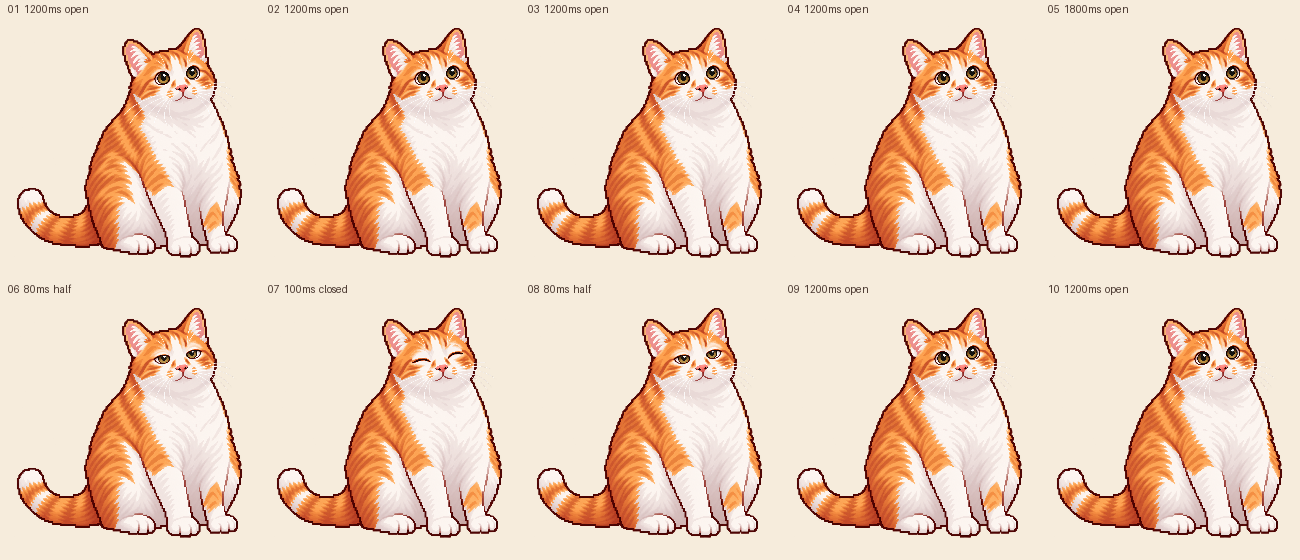
#> input picture art/cat-01/animation-v4/idle-contact-sheet.png, 1300 x 560 px, given in place of cat_01_prototype_v4.png, which was not available
$ python build_frames.py
#> lines starting #> are read from the running program, lines starting #| are printed output that depends on the picture; pictures that were not available may be replaced by others from this repository, and a replacement may not be noted
"""Assemble generated eye key poses and tiny deterministic game breathing phases.

No per-frame generative repainting: eyes are localized from ImageGen key poses;
breathing samples the approved art at integer coordinates, without smoothing.
"""
from pathlib import Path
import json
import shutil
import zipfile
import numpy as np
from PIL import Image, ImageDraw, ImageChops

HERE = Path(__file__).resolve().parent
ROOT = HERE.parents[2]
DEST = ROOT / 'public/cat_01'
KEYS = HERE / 'keyposes'
KEYS.mkdir(parents=True, exist_ok=True)
GEN = Path(r'C:/Users/28262/.codex/generated_images/01a15783-9213-7bc1-88dd-bcb81cdfc954')
SOURCES = {
    'half': 'exec-cf1be0d0-ee60-4419-af69-7dbfd5977856.png',
    'closed': 'exec-addfb13d-9527-48b9-931a-fa427087e7eb.png',
    'sleep': 'exec-2b111b7b-2366-4e98-8c96-9d4092255d6c.png',
}
SIZE = 1254
ANCHOR = [627, 1200]
for name, filename in SOURCES.items():
    if not (KEYS / f'{name}.png').exists():
        shutil.copyfile(GEN / filename, KEYS / f'{name}.png')

def read(path):
    image = Image.open(path).convert('RGBA')
    if image.size != (SIZE, SIZE):
        image = image.resize((SIZE, SIZE), Image.Resampling.NEAREST)
#> image: PIL image 1254x1254 RGBA
    return image

original = read(ROOT / 'public/cat/cat_01_prototype_v4.png')
eye_mask = Image.new('L', original.size)
#> eye_mask: PIL image 1254x1254 L; every value is 0
draw = ImageDraw.Draw(eye_mask)
draw.polygon([(735,300),(758,277),(799,276),(826,292),(843,320),(836,350),(809,363),(769,361),(740,339)], fill=255)
draw.polygon([(901,271),(923,248),(960,247),(986,266),(995,298),(980,324),(946,334),(914,321),(901,297)], fill=255)
poses = {'open': original}
for eye in ['half', 'closed']:
    result = original.copy()
    result.paste(read(KEYS / f'{eye}.png'), (0, 0), eye_mask)
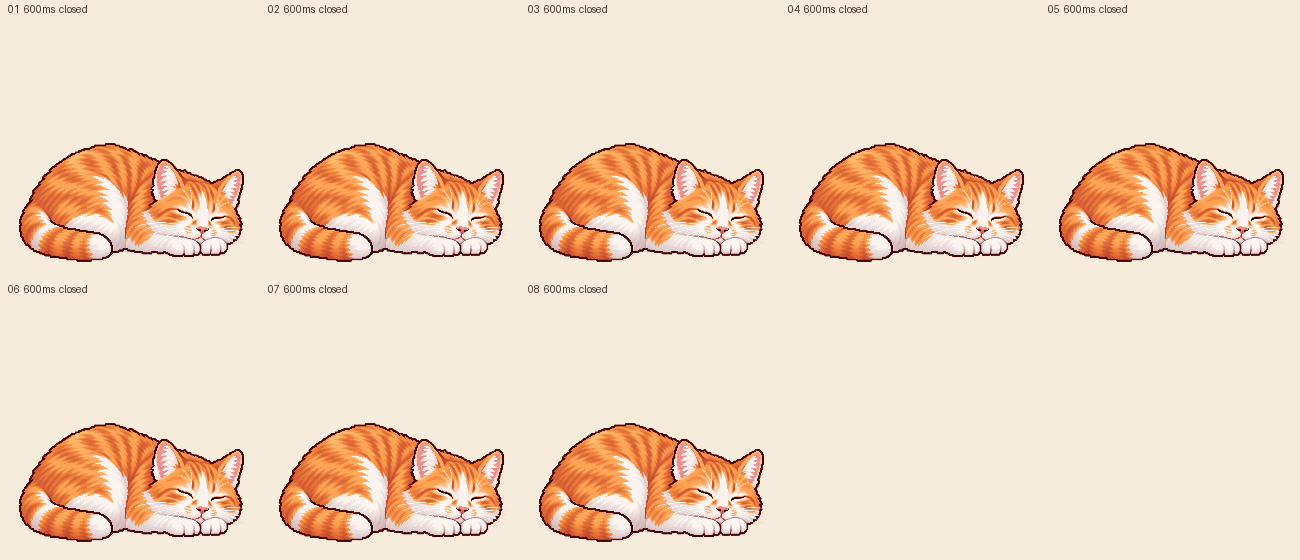
#> input picture art/cat-01/animation-v4/sleep_loop-contact-sheet.png, 1300 x 560 px, given in place of half.png, which was not available
#> in read (call 2), `image = image.resize((SIZE, SIZE), Image.Resampling.NEAREST)`:
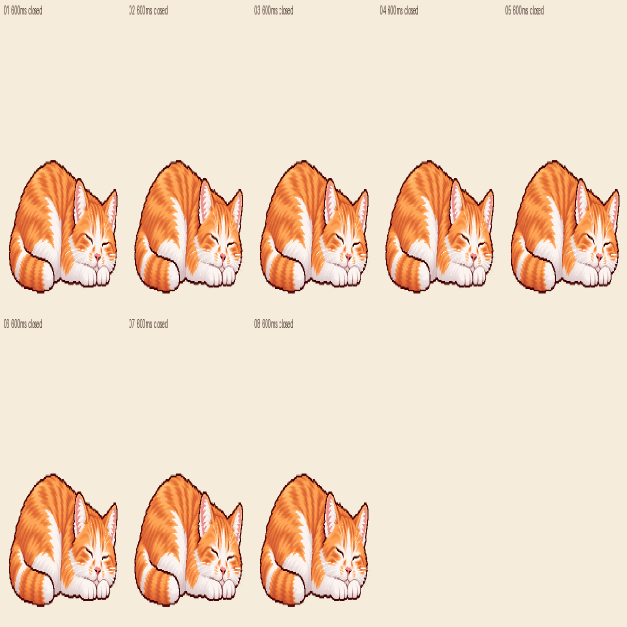
#> image: PIL image 1254x1254 RGBA (shown at 1/2 size); mean R, G, B, A 241.1, 217.8, 196.7, 255
    poses[eye] = result

def contact(image):
    # Front paws only, avoiding curled tail and rear foot.
    alpha = image.getchannel('A').crop((780, 850, 1140, SIZE))
#> alpha: PIL image 360x404 L; every value is 255
    box = alpha.point(lambda v: 255 if v >= 16 else 0).getbbox()
#> box = (0, 0, 360, 404)
    return 850 + box[3] - 1

def align(image, offset):
    result = Image.new('RGBA', image.size, (0, 0, 0, 0))
    result.paste(image, (0, offset))
    return result

idle_offset = ANCHOR[1] - contact(original)
#> idle_offset = -53
sleep_source = read(KEYS / 'sleep.png')
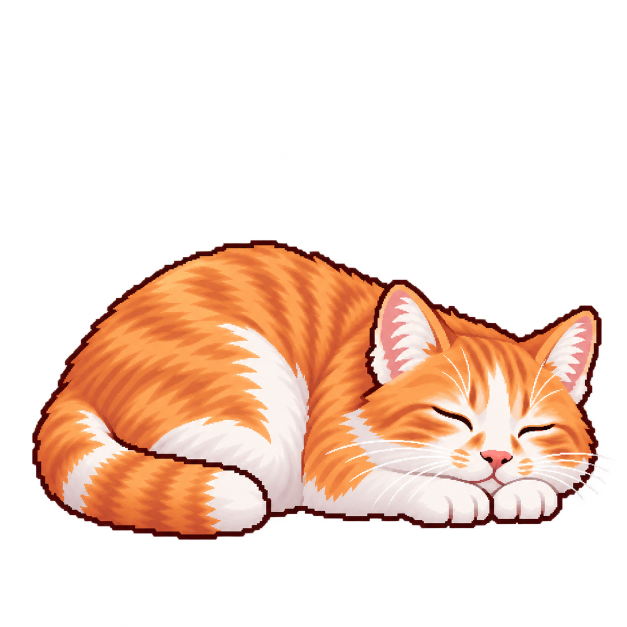
#> input picture art/cat-01/animation-v4/keyposes/sleep.png, 1254 x 1254 px (shown at 1/2 size)
#> in read, image is the input picture: PIL image 1254x1254 RGBA; mean R, G, B, A 74.5, 50.8, 37.8, 82.6
sleep_offset = ANCHOR[1] - contact(sleep_source)
#> in contact (call 2), `alpha = image.getchannel('A').crop((780, 850, 1140, SIZE))`:
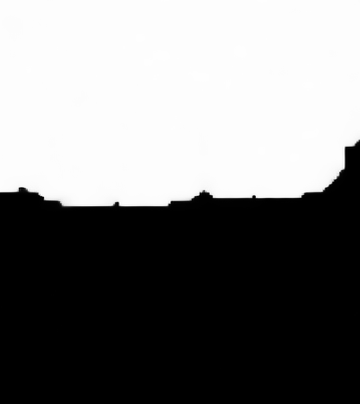
#> alpha: PIL image 360x404 L; min 0, max 255, mean 122.7
#> in contact (call 2), `box = alpha.point(lambda v: 255 if v >= 16 else 0).getbbox()`: box = (0, 0, 360, 208)
#> sleep_offset = 143
poses = {name: align(image, idle_offset) for name, image in poses.items()}
#> in align, `result = Image.new('RGBA', image.size, (0, 0, 0, 0))`: result: PIL image 1254x1254 RGBA; every value is 0
#> in align, `result.paste(image, (0, offset))`:
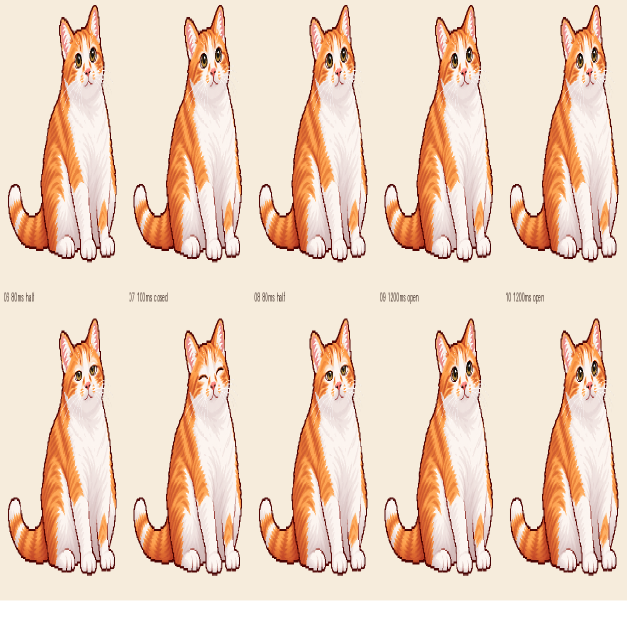
#> result: PIL image 1254x1254 RGBA (shown at 1/2 size); mean R, G, B, A 226.8, 201.3, 182.1, 244.2; transparent parts drawn white
#> poses = 3 items
sleep_base = align(sleep_source, sleep_offset)

# A local integer-coordinate mesh is a game animation transform. Facial features,
# feet and tail stay outside the supported region; no whole-sprite scaling.
yy, xx = np.mgrid[0:SIZE, 0:SIZE]
def bell(value, center, radius):
#> called with center = 820, radius = 270
    t = np.clip(1 - ((value - center) / radius) ** 2, 0, 1)
    return t * t

idle_weight = bell(xx, 820, 270) * bell(yy, 800 + idle_offset, 255)
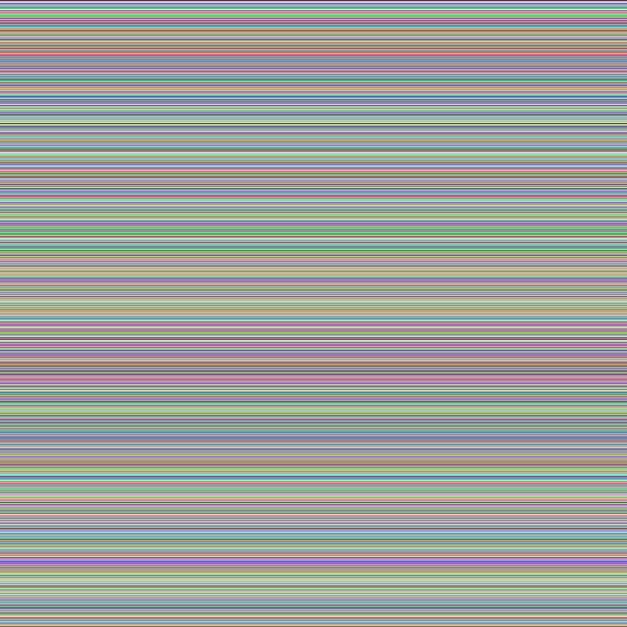
#> yy: shape (1254, 1254) int64 (shown at 1/2 size); 1254 distinct labels, from 0 to 1253; one colour per label, 0 black
sleep_weight = bell(xx, 450, 250) * bell(yy, 640 + sleep_offset, 130)

def breathe(image, amplitude, weight):
    if not amplitude:
        return image.copy()
    displacement = np.rint(amplitude * weight).astype(np.int32)
    sample_y = np.clip(yy + displacement, 0, SIZE - 1)
    return Image.fromarray(np.asarray(image)[sample_y, xx], 'RGBA')

idle_specs = [
    ('open',0,1200), ('open',2,1200), ('open',4,1200),
    ('open',2,1200), ('open',0,1800), ('half',0,80),
    ('closed',0,100), ('half',0,80), ('open',1,1200), ('open',0,1200),
]
sleep_specs = [('closed', value, 600) for value in [0,1,3,5,6,5,3,1]]
manifest = {
    'id': 'cat-01', 'approvedPrototype': '../cat/cat_01_prototype_v4.png',
    'canvas': [SIZE,SIZE], 'feetAnchor': ANCHOR,
    'timingMode': 'per-frame-duration-ms',
    'note': 'Do not play idle at a uniform fps. No app integration in this delivery.',
    'animations': {},
}
all_frames = {}
qa = []
for state, specs in [('idle', idle_specs), ('sleep_loop', sleep_specs)]:
    folder = DEST / state
    folder.mkdir(parents=True, exist_ok=True)
    rows, images, durations = [], [], []
    for index, (eye, amplitude, duration) in enumerate(specs, 1):
        base = poses[eye] if state == 'idle' else sleep_base
        image = breathe(base, amplitude, idle_weight if state == 'idle' else sleep_weight)
        name = f'{state}_{index:02}.png'
        image.save(folder / name)
        rows.append({'file': f'{state}/{name}', 'durationMs': duration,
                     'eyes': eye, 'maxBreathOffsetSourcePx': amplitude})
        images.append(image); durations.append(duration)
        a = image.getchannel('A')
        bbox = a.point(lambda v: 255 if v >= 16 else 0).getbbox()
        assert a.getextrema() == (0,255)
#> (the run stopped early here; a loop or call above may not have finished)
